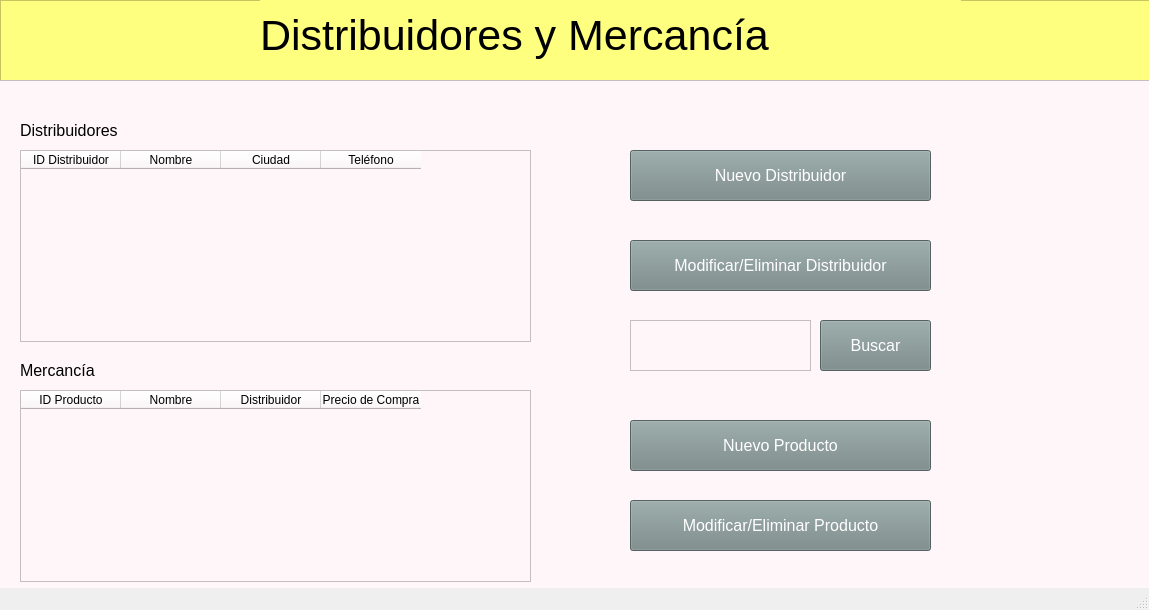
<?xml version="1.0" encoding="UTF-8"?>
<ui version="4.0">
 <class>MainWindow</class>
 <widget class="QMainWindow" name="MainWindow">
  <property name="geometry">
   <rect>
    <x>0</x>
    <y>0</y>
    <width>1149</width>
    <height>610</height>
   </rect>
  </property>
  <property name="windowTitle">
   <string>MainWindow</string>
  </property>
  <widget class="QWidget" name="centralwidget">
   <widget class="QFrame" name="headerFrame">
    <property name="geometry">
     <rect>
      <x>0</x>
      <y>0</y>
      <width>1151</width>
      <height>91</height>
     </rect>
    </property>
    <property name="styleSheet">
     <string notr="true">background-color: rgb(255, 255, 127);</string>
    </property>
    <property name="frameShape">
     <enum>QFrame::StyledPanel</enum>
    </property>
    <property name="frameShadow">
     <enum>QFrame::Raised</enum>
    </property>
    <widget class="QLabel" name="label_3">
     <property name="geometry">
      <rect>
       <x>260</x>
       <y>0</y>
       <width>701</width>
       <height>71</height>
      </rect>
     </property>
     <property name="font">
      <font>
       <pointsize>32</pointsize>
      </font>
     </property>
     <property name="text">
      <string>Distribuidores y Mercancía</string>
     </property>
    </widget>
   </widget>
   <widget class="QFrame" name="frame">
    <property name="geometry">
     <rect>
      <x>-10</x>
      <y>80</y>
      <width>1161</width>
      <height>531</height>
     </rect>
    </property>
    <property name="styleSheet">
     <string notr="true">background-color: rgb(255, 246, 249);</string>
    </property>
    <property name="frameShape">
     <enum>QFrame::StyledPanel</enum>
    </property>
    <property name="frameShadow">
     <enum>QFrame::Raised</enum>
    </property>
    <widget class="QLabel" name="label_4">
     <property name="geometry">
      <rect>
       <x>30</x>
       <y>40</y>
       <width>161</width>
       <height>21</height>
      </rect>
     </property>
     <property name="font">
      <font>
       <pointsize>12</pointsize>
      </font>
     </property>
     <property name="text">
      <string>Distribuidores</string>
     </property>
    </widget>
    <widget class="QTableWidget" name="pedidosTable">
     <property name="geometry">
      <rect>
       <x>30</x>
       <y>70</y>
       <width>511</width>
       <height>192</height>
      </rect>
     </property>
     <column>
      <property name="text">
       <string>ID Distribuidor</string>
      </property>
     </column>
     <column>
      <property name="text">
       <string>Nombre</string>
      </property>
     </column>
     <column>
      <property name="text">
       <string>Ciudad</string>
      </property>
     </column>
     <column>
      <property name="text">
       <string>Teléfono</string>
      </property>
     </column>
    </widget>
    <widget class="QPushButton" name="nuevoPedidoBtn">
     <property name="geometry">
      <rect>
       <x>640</x>
       <y>70</y>
       <width>301</width>
       <height>51</height>
      </rect>
     </property>
     <property name="font">
      <font>
       <pointsize>12</pointsize>
      </font>
     </property>
     <property name="styleSheet">
      <string notr="true">color: rgb(255, 255, 255);
background-color: rgb(118, 136, 135);</string>
     </property>
     <property name="text">
      <string>Nuevo Distribuidor</string>
     </property>
    </widget>
    <widget class="QPushButton" name="buscarPedidoBtn">
     <property name="geometry">
      <rect>
       <x>830</x>
       <y>240</y>
       <width>111</width>
       <height>51</height>
      </rect>
     </property>
     <property name="font">
      <font>
       <pointsize>12</pointsize>
      </font>
     </property>
     <property name="styleSheet">
      <string notr="true">color: rgb(255, 255, 255);
background-color: rgb(118, 136, 135);</string>
     </property>
     <property name="text">
      <string>Buscar</string>
     </property>
    </widget>
    <widget class="QPlainTextEdit" name="buscarPedidoText">
     <property name="geometry">
      <rect>
       <x>640</x>
       <y>240</y>
       <width>181</width>
       <height>51</height>
      </rect>
     </property>
    </widget>
    <widget class="QPushButton" name="distribuidoresBtn">
     <property name="geometry">
      <rect>
       <x>640</x>
       <y>160</y>
       <width>301</width>
       <height>51</height>
      </rect>
     </property>
     <property name="font">
      <font>
       <pointsize>12</pointsize>
      </font>
     </property>
     <property name="styleSheet">
      <string notr="true">color: rgb(255, 255, 255);
background-color: rgb(118, 136, 135);</string>
     </property>
     <property name="text">
      <string>Modificar/Eliminar Distribuidor</string>
     </property>
    </widget>
    <widget class="QLabel" name="label_5">
     <property name="geometry">
      <rect>
       <x>30</x>
       <y>280</y>
       <width>161</width>
       <height>21</height>
      </rect>
     </property>
     <property name="font">
      <font>
       <pointsize>12</pointsize>
      </font>
     </property>
     <property name="text">
      <string>Mercancía</string>
     </property>
    </widget>
    <widget class="QTableWidget" name="pedidosTable_2">
     <property name="geometry">
      <rect>
       <x>30</x>
       <y>310</y>
       <width>511</width>
       <height>192</height>
      </rect>
     </property>
     <column>
      <property name="text">
       <string>ID Producto</string>
      </property>
     </column>
     <column>
      <property name="text">
       <string>Nombre</string>
      </property>
     </column>
     <column>
      <property name="text">
       <string>Distribuidor</string>
      </property>
     </column>
     <column>
      <property name="text">
       <string>Precio de Compra</string>
      </property>
     </column>
    </widget>
    <widget class="QPushButton" name="nuevoPedidoBtn_2">
     <property name="geometry">
      <rect>
       <x>640</x>
       <y>340</y>
       <width>301</width>
       <height>51</height>
      </rect>
     </property>
     <property name="font">
      <font>
       <pointsize>12</pointsize>
      </font>
     </property>
     <property name="styleSheet">
      <string notr="true">color: rgb(255, 255, 255);
background-color: rgb(118, 136, 135);</string>
     </property>
     <property name="text">
      <string>Nuevo Producto</string>
     </property>
    </widget>
    <widget class="QPushButton" name="nuevoPedidoBtn_3">
     <property name="geometry">
      <rect>
       <x>640</x>
       <y>420</y>
       <width>301</width>
       <height>51</height>
      </rect>
     </property>
     <property name="font">
      <font>
       <pointsize>12</pointsize>
      </font>
     </property>
     <property name="styleSheet">
      <string notr="true">color: rgb(255, 255, 255);
background-color: rgb(118, 136, 135);</string>
     </property>
     <property name="text">
      <string>Modificar/Eliminar Producto</string>
     </property>
    </widget>
   </widget>
  </widget>
  <widget class="QStatusBar" name="statusbar"/>
 </widget>
 <resources/>
 <connections/>
</ui>
